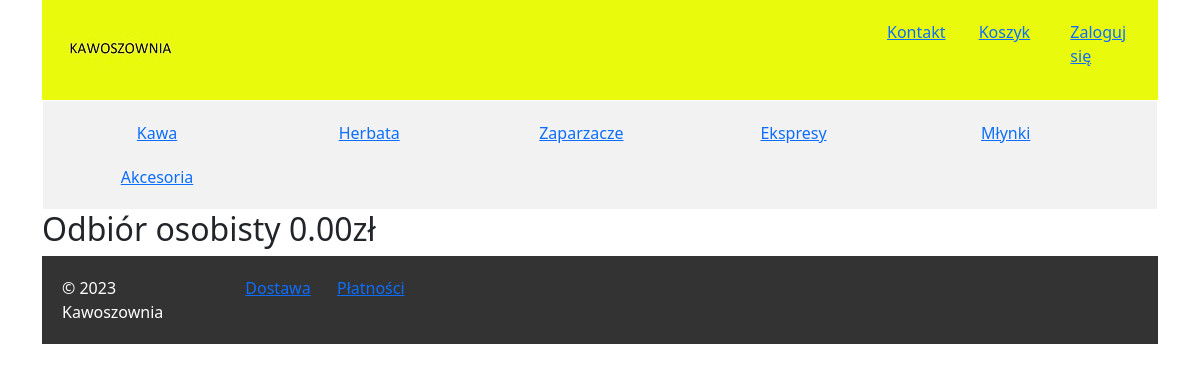
/delivery/8/, run on the app's committed database.
### mysite/models.py (models this page shows)
class Category(models.Model):
    name = models.CharField('Nazwa', max_length=50, unique=True)
    def __str__(self):
        return f'{self.name}'

class Delivery(models.Model):
    name = models.CharField('Nazwa', max_length=50, unique=True)
    price = models.FloatField('Cena', validators=[MinValueValidator(0)])
    def __str__(self):
        return f'{self.name} {self.price:.2f}zł'

### mysite/views/delivery.py (the view)
class DeliveryView(DetailView):
    model = Delivery
    template_name = 'mysite/delivery/detail_delivery.html'

### mysite/context_processors.py (called while the page is built)
def categories(request):
    return {
        'categories': Category.objects.all()
    }

### mysite/templates/mysite/delivery/detail_delivery.html (shortened to what this page needs)
{% extends "base.html" %}
{% block content %}
    <h2>{{object}}</h2>
{% endblock %}

### ecommerce/templates/base.html (shortened to what this page needs)
{% load static %}
<!DOCTYPE html>
<html>
  <head>
    <link rel="stylesheet" href="{% static 'assets/css/style.css' %}">
    <link href="https://cdn.jsdelivr.net/npm/bootstrap@5.2.3/dist/css/bootstrap.min.css" rel="stylesheet">
  </head>
  <body class="container">
    <header>
      <div class="row">
        <div class="col">
          <a href="/"><img src="{% static 'assets/img/Logo.jpg' %}"></a>
        </div>
        <div class="col-1">
          <a href="/contact/"> Kontakt </a>
        </div>
        <div class="col-1">
          <a href="/order_detail/"> Koszyk </a>
        </div>
        <div class="col-1">
          {% if user.is_authenticated %}
            <div>
              <a href="/accounts/logout/"> Wyloguj się </a>
            </div>
          {% else %}
            <div>
              <a href="/accounts/login/"> Zaloguj się </a>
            </div>
          {% endif %}
        </div>
    </header>
    <nav>
      <ul>
        {% for category in categories %}
          <li class="text-center" style="width: 208px;"><a href="/?category={{category.id}}"> {{category}} </a></li>
        {% endfor %}
      </ul>
    </nav>
    {% block content %}{% endblock %}
    <footer>
      <div class="row">
        <div class="col-2">
          &copy; 2023 Kawoszownia
        </div>
        <div class="col-1">
          <a href="/delivery/"> Dostawa </a>
        </div>
        <div class="col-1">
          <a href="/payment/"> Płatności </a>
        </div>
      </div>
    </footer>
  </body>
</html>

### ecommerce/static/assets/css/style.css (style rules this page uses)
header { background-color: rgb(234, 250, 13); color: #ccc; padding: 20px; }
nav { background-color: #f2f2f2; border: 1px solid white; padding: 10px; }
nav ul { list-style-type: none; margin: 0; padding: 0; }
nav li { display: inline-block; }
nav a { display: block; padding: 10px; }
footer { background-color: #333; color: white; padding: 20px; }

### data on the page
Category: name "Kawa"
Category: name "Herbata"
Category: name "Zaparzacze"
Category: name "Ekspresy"
Category: name "Młynki"
Category: name "Akcesoria"
Delivery: name+price "Odbiór osobisty 0.00zł"
